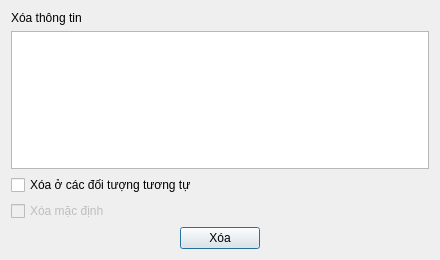
<?xml version="1.0" encoding="UTF-8"?>
<ui version="4.0">
 <class>RemoveParamDialog</class>
 <widget class="QDialog" name="RemoveParamDialog">
  <property name="geometry">
   <rect>
    <x>0</x>
    <y>0</y>
    <width>440</width>
    <height>260</height>
   </rect>
  </property>
  <property name="windowTitle">
   <string>Dialog</string>
  </property>
  <layout class="QGridLayout" name="gridLayout_2">
   <item row="0" column="0">
    <widget class="QLabel" name="label">
     <property name="text">
      <string>Xóa thông tin</string>
     </property>
    </widget>
   </item>
   <item row="1" column="0">
    <widget class="QPlainTextEdit" name="txtParamNames"/>
   </item>
   <item row="3" column="0">
    <widget class="QCheckBox" name="checkBox">
     <property name="enabled">
      <bool>false</bool>
     </property>
     <property name="text">
      <string>Xóa mặc định</string>
     </property>
    </widget>
   </item>
   <item row="2" column="0">
    <widget class="QCheckBox" name="chxApplyAll">
     <property name="text">
      <string>Xóa ở các đối tượng tương tự</string>
     </property>
    </widget>
   </item>
   <item row="4" column="0">
    <layout class="QHBoxLayout" name="horizontalLayout">
     <property name="topMargin">
      <number>0</number>
     </property>
     <item>
      <spacer name="horizontalSpacer">
       <property name="orientation">
        <enum>Qt::Horizontal</enum>
       </property>
       <property name="sizeHint" stdset="0">
        <size>
         <width>40</width>
         <height>20</height>
        </size>
       </property>
      </spacer>
     </item>
     <item>
      <widget class="QPushButton" name="btnRemove">
       <property name="text">
        <string>Xóa</string>
       </property>
      </widget>
     </item>
     <item>
      <spacer name="horizontalSpacer_2">
       <property name="orientation">
        <enum>Qt::Horizontal</enum>
       </property>
       <property name="sizeHint" stdset="0">
        <size>
         <width>40</width>
         <height>20</height>
        </size>
       </property>
      </spacer>
     </item>
    </layout>
   </item>
  </layout>
 </widget>
 <resources/>
 <connections/>
</ui>
